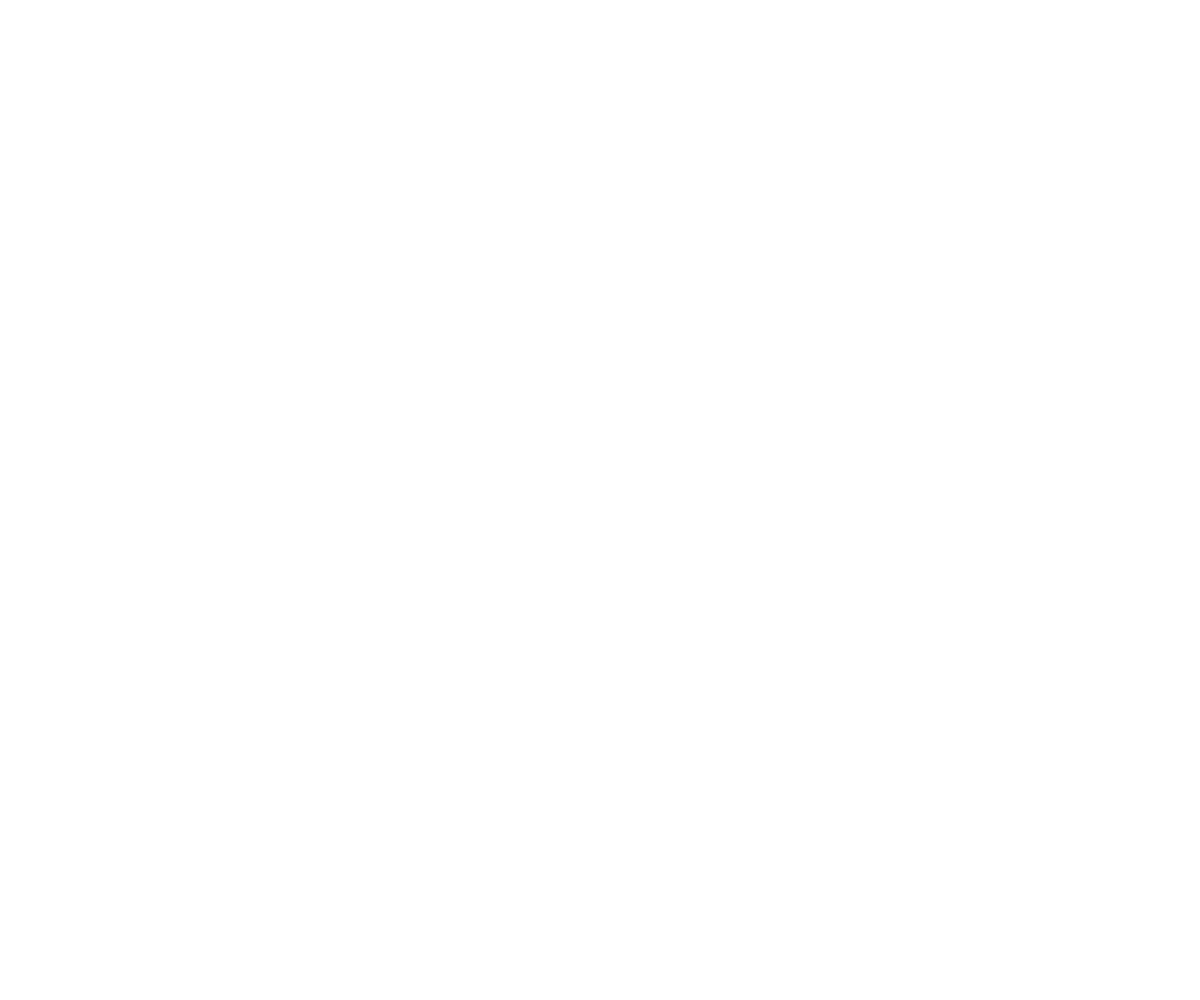
Frame 1 (no input)
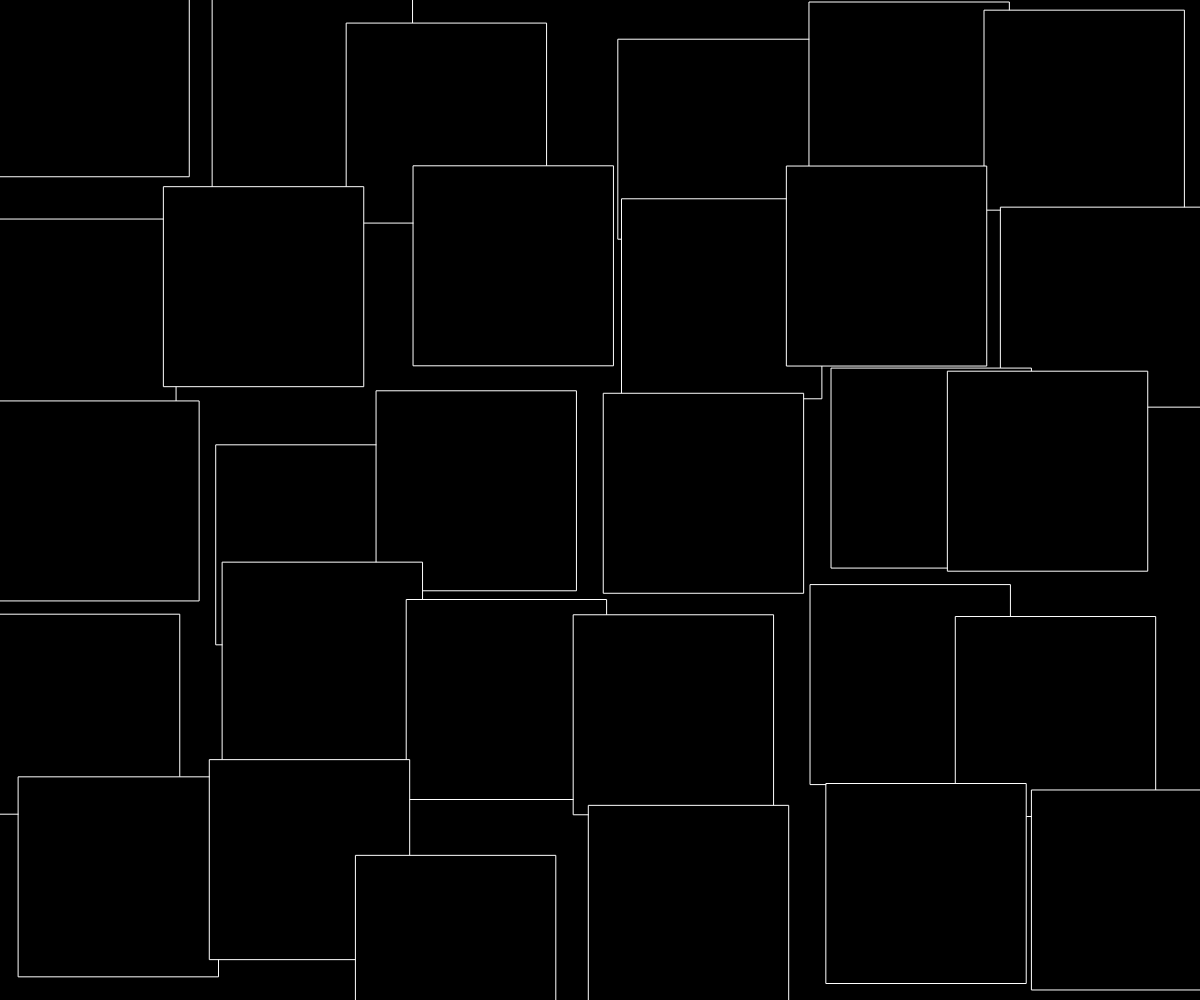
Frame 60 (no input)
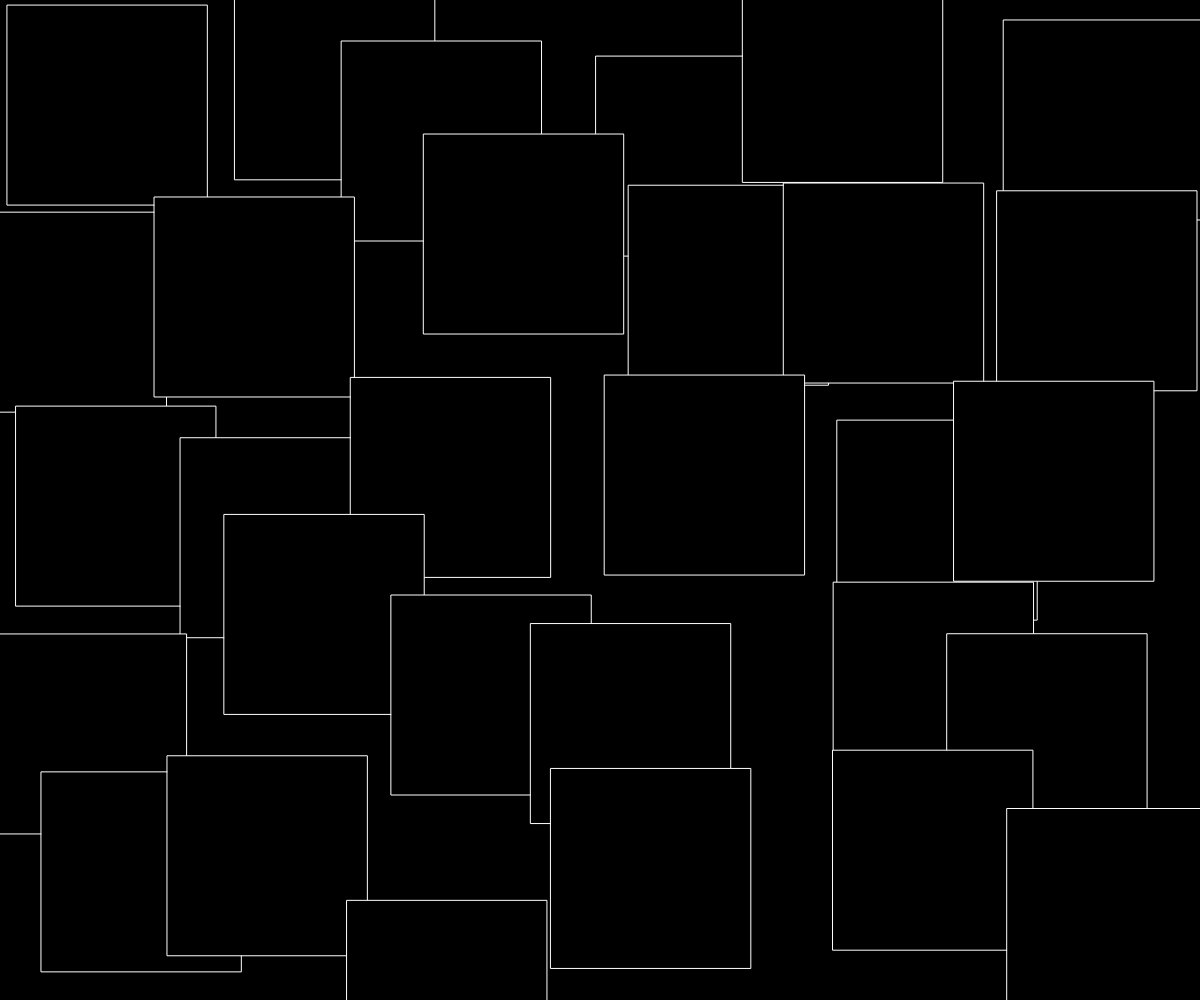
Frame 120 (the mouse pressed at the canvas centre since frame 60)

The p5.js sketch that drew these frames (run headless with seeded random() and noise() and a simulated clock; from frame 60 on, the mouse is pressed at the canvas centre):

// p5.js sketch
// ── sketch.js
let pixelSize = 200;
let pixelArray = [];

function setup() {
  createCanvas(windowWidth, windowHeight);
  let columns = width / pixelSize;
  let rows = height / pixelSize;
  for (let i = 0; i < rows; i++) {
    for (let j = 0; j < columns; j++) {
      let pixel = new Pixel(j * pixelSize, i * pixelSize);
      pixelArray.push(pixel);
    }
  }
}

function draw() {
  background(0);
  for (let i = 0; i < pixelArray.length; i++) {
    pixelArray[i].display();
    pixelArray[i].jitter();
  }
}

class Pixel {
  constructor(x, y) {
    this.x = x;
    this.y = y;
  }
  
  display() {
    stroke(255);
    if (this.x % 20 === 0 && this.y % 20 === 0) {
      fill(255);
    } else {
      fill(0);
    }
    rect(this.x, this.y, pixelSize, pixelSize);
  }
  
  jitter() {
    this.x += random(-5, 5);
    this.y += random(-5, 5);
  }
}
